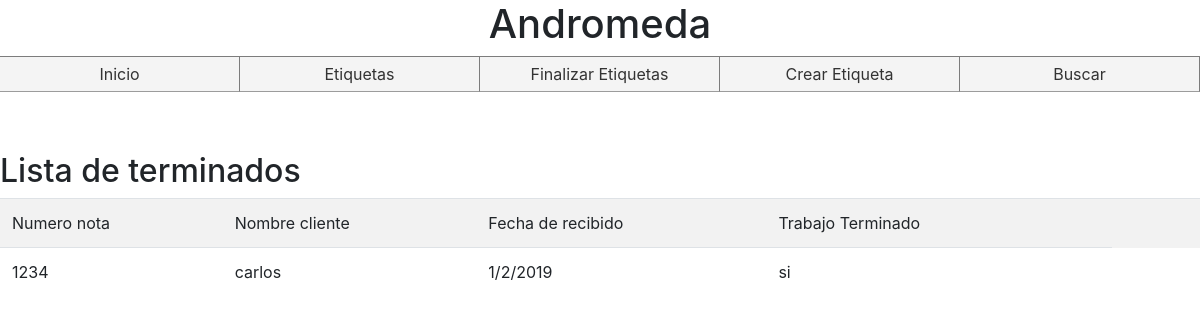
The page /inicio/ on the database its author committed.
### home/models.py (models this page shows, shortened)
class terminados(models.Model):
	Numero_nota_T = models.CharField(max_length=256)
	Nombre_cliente_T = models.CharField(max_length=256)
	Fecha_Entrega_T = models.CharField(max_length=256)
	Terminado_T = models.CharField(max_length=256)

### home/views.py (the view)
# urls.py: path('inicio/',views.inicio,name="inicio"),
def inicio(request):
	queryset = terminados.objects.all()
	context = {
	"objects": queryset
	}
	return render(request, "home/inicio.html",context)

### templates/home/inicio.html (shortened to what this page needs)
{% extends "base.html" %}
{% block content %}
<h1 align="center">Andromeda</h1>
<ul class="menu">
<li><a href="">Inicio</a></li>
<li><a href="{% url 'ver' %}">Etiquetas</a></li>
<li><a href="{% url 'final' %}">Finalizar Etiquetas</a></li>
<li><a href="{% url 'crearE' %}">Crear Etiqueta</a></li>
<li><a href="{% url 'search' %}">Buscar</a></li>
</ul>
<br>
<br>
<br>
<br>
<h2>Lista de terminados</h2>
<table class="table table-striped">
  <td>Numero nota</td>
  <td>Nombre cliente</td>
  <td>Fecha de recibido </td>
  <td>Trabajo Terminado </td>
  <td></td>
  <td></td>
  <td></td>
{% for terminados in objects %}
<tr>
  <td>{{terminados.Numero_nota_T}}</td>
  <td>{{terminados.Nombre_cliente_T}}</td>
  <td>{{terminados.Fecha_Entrega_T}}</td>
  <td>{{terminados.Terminado_T}} </td>
<td></td>
</tr>
{% endfor %}
</table>
{% endblock %}

### templates/home/inicio.html (style rules this page uses)
ul.menu { background:red; borde:3px; list-style:none; margin:0; padding:0; overflow:hidden; text-align:center; }
ul.menu li { float:left; width:20%; }
ul.menu { clear: both; float: left; width: 100%; }
ul.menu { clear: both; float: left; width: 100%; list-style: none; margin: 0; padding: 0; }
ul.menu li { float: left; }
ul.menu li a { padding: .3em; display: block; text-decoration: none; color: #333; background: #F4F4F4; border-top: 1px solid #7C7C7C; border-right: 1px solid #7C7C7C; border-bottom: 1px solid #9C9C9C; }

### rows shown on the page
terminados: Numero_nota_T "1234", Nombre_cliente_T "carlos", Fecha_Entrega_T "1/2/2019", Terminado_T "si"
